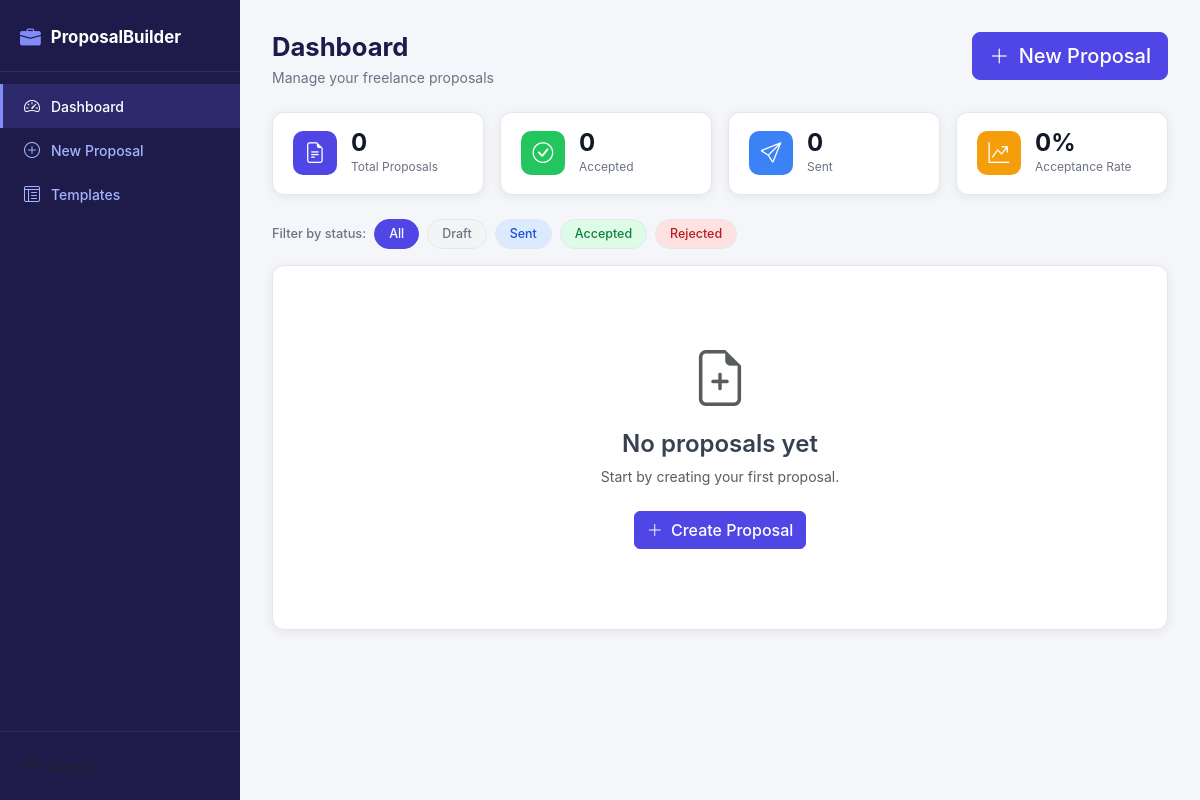
Before: / with the older database file.
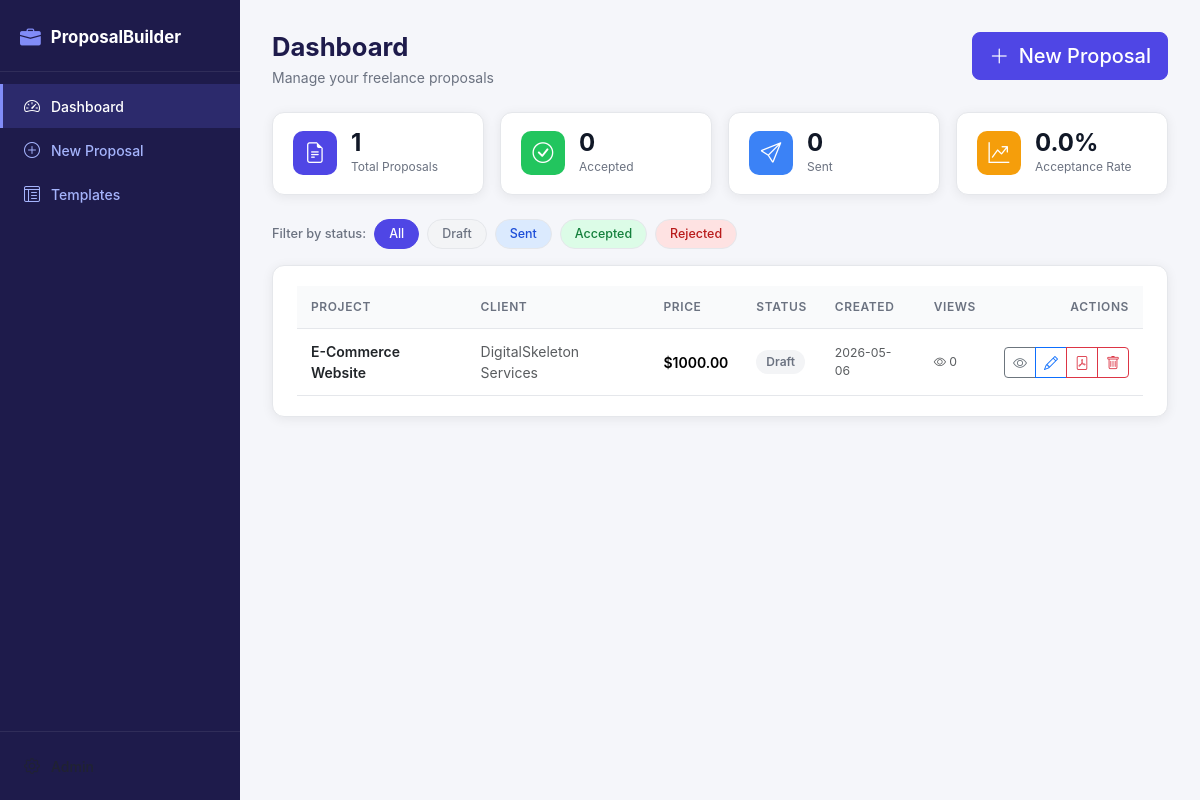
After: the same page with the newer database file.
### tables this page shows
CREATE TABLE proposals (
            id INTEGER PRIMARY KEY AUTOINCREMENT,
            client_name TEXT NOT NULL,
            project_title TEXT NOT NULL,
            description TEXT,
            price REAL,
            timeline TEXT,
            status TEXT DEFAULT 'Draft',
            content TEXT,
            views INTEGER DEFAULT 0,
            share_token TEXT UNIQUE,
            created_at DATETIME DEFAULT CURRENT_TIMESTAMP,
            updated_at DATETIME DEFAULT CURRENT_TIMESTAMP
        );

### routes/proposals.py (the view)
@proposals_bp.route('/')
def dashboard():
    status = request.args.get('status', '')
    proposals = models.get_all_proposals(status if status else None)
    stats = models.get_stats()
    return render_template('dashboard.html', proposals=proposals, stats=stats, current_status=status)

### models.py (called while the page is built)
def get_db():
    conn = sqlite3.connect(DB_PATH)
    conn.row_factory = sqlite3.Row
    conn.execute("PRAGMA foreign_keys = ON")
    return conn

def get_all_proposals(status=None):
    conn = get_db()
    if status:
        rows = conn.execute(
            'SELECT * FROM proposals WHERE status=? ORDER BY created_at DESC', (status,)
        ).fetchall()
    else:
        rows = conn.execute(
            'SELECT * FROM proposals ORDER BY created_at DESC'
        ).fetchall()
    conn.close()
    return [dict(r) for r in rows]

def get_stats():
    conn = get_db()
    total = conn.execute('SELECT COUNT(*) FROM proposals').fetchone()[0]
    accepted = conn.execute("SELECT COUNT(*) FROM proposals WHERE status='Accepted'").fetchone()[0]
    sent = conn.execute("SELECT COUNT(*) FROM proposals WHERE status='Sent'").fetchone()[0]
    draft = conn.execute("SELECT COUNT(*) FROM proposals WHERE status='Draft'").fetchone()[0]
    rejected = conn.execute("SELECT COUNT(*) FROM proposals WHERE status='Rejected'").fetchone()[0]
    conn.close()
    rate = round((accepted / total * 100), 1) if total > 0 else 0
    return {'total': total, 'accepted': accepted, 'sent': sent,
            'draft': draft, 'rejected': rejected, 'acceptance_rate': rate}

### templates/dashboard.html (shortened to what this page needs)
{% extends 'base.html' %}
{% block content %}
<div class="page-header">
  <div>
    <h1 class="page-title">Dashboard</h1>
    <p class="page-sub">Manage your freelance proposals</p>
  </div>
  <a href="/proposals/new" class="btn btn-primary btn-lg">
    <i class="bi bi-plus-lg me-1"></i> New Proposal
  </a>
</div>
<div class="stats-grid">
  <div class="stat-card">
    <div class="stat-icon bg-indigo"><i class="bi bi-file-earmark-text"></i></div>
    <div class="stat-info">
      <div class="stat-val">{{ stats.total }}</div>
      <div class="stat-lbl">Total Proposals</div>
    </div>
  </div>
  <div class="stat-card">
    <div class="stat-icon bg-green"><i class="bi bi-check-circle"></i></div>
    <div class="stat-info">
      <div class="stat-val">{{ stats.accepted }}</div>
      <div class="stat-lbl">Accepted</div>
    </div>
  </div>
  <div class="stat-card">
    <div class="stat-icon bg-blue"><i class="bi bi-send"></i></div>
    <div class="stat-info">
      <div class="stat-val">{{ stats.sent }}</div>
      <div class="stat-lbl">Sent</div>
    </div>
  </div>
  <div class="stat-card">
    <div class="stat-icon bg-amber"><i class="bi bi-graph-up-arrow"></i></div>
    <div class="stat-info">
      <div class="stat-val">{{ stats.acceptance_rate }}%</div>
      <div class="stat-lbl">Acceptance Rate</div>
    </div>
  </div>
</div>
<div class="filter-bar">
  <span class="filter-lbl">Filter by status:</span>
  <a href="/" class="badge-filter {% if not current_status %}active{% endif %}">All</a>
  <a href="/?status=Draft" class="badge-filter status-draft {% if current_status=='Draft' %}active{% endif %}">Draft</a>
  <a href="/?status=Sent" class="badge-filter status-sent {% if current_status=='Sent' %}active{% endif %}">Sent</a>
  <a href="/?status=Accepted" class="badge-filter status-accepted {% if current_status=='Accepted' %}active{% endif %}">Accepted</a>
  <a href="/?status=Rejected" class="badge-filter status-rejected {% if current_status=='Rejected' %}active{% endif %}">Rejected</a>
</div>
<div class="card-panel">
  {% if proposals %}
  <div class="table-responsive">
    <table class="table table-hover align-middle mb-0">
      <thead>
        <tr>
          <th>Project</th>
          <th>Client</th>
          <th>Price</th>
          <th>Status</th>
          <th>Created</th>
          <th>Views</th>
          <th class="text-end">Actions</th>
        </tr>
      </thead>
      <tbody>
        {% for p in proposals %}
        <tr>
          <td>
            <a href="/proposals/{{ p.id }}" class="fw-semibold text-decoration-none text-dark">
              {{ p.project_title }}
            </a>
          </td>
          <td class="text-muted">{{ p.client_name }}</td>
          <td>{% if p.price %}<span class="fw-semibold">${{ "%.2f"|format(p.price|float) }}</span>{% else %}<span class="text-muted">—</span>{% endif %}</td>
          <td><span class="status-pill status-{{ p.status|lower }}">{{ p.status }}</span></td>
          <td class="text-muted small">{{ p.created_at[:10] }}</td>
          <td class="text-muted small"><i class="bi bi-eye"></i> {{ p.views }}</td>
          <td class="text-end">
            <div class="btn-group btn-group-sm">
              <a href="/proposals/{{ p.id }}" class="btn btn-outline-secondary" title="View"><i class="bi bi-eye"></i></a>
              <a href="/proposals/{{ p.id }}/edit" class="btn btn-outline-primary" title="Edit"><i class="bi bi-pencil"></i></a>
              <a href="/proposals/{{ p.id }}/export/pdf" class="btn btn-outline-danger" title="PDF"><i class="bi bi-file-pdf"></i></a>
              <button class="btn btn-outline-danger" title="Delete"
                onclick="confirmDelete({{ p.id }}, '{{ p.project_title|replace("'","\\'")|e }}')">
                <i class="bi bi-trash"></i>
              </button>
            </div>
          </td>
        </tr>
        {% endfor %}
      </tbody>
    </table>
  </div>
  {% else %}
  <div class="empty-state">
    <i class="bi bi-file-earmark-plus display-4 text-muted"></i>
    <h4 class="mt-3">No proposals yet</h4>
    <p class="text-muted">Start by creating your first proposal.</p>
    <a href="/proposals/new" class="btn btn-primary mt-2">
      <i class="bi bi-plus-lg me-1"></i> Create Proposal
    </a>
  </div>
  {% endif %}
</div>
{% endblock %}

### templates/base.html (shortened to what this page needs)
<!DOCTYPE html>
<html lang="en">
<head>
  <link href="https://cdn.jsdelivr.net/npm/bootstrap@5.3.2/dist/css/bootstrap.min.css" rel="stylesheet">
  <link href="https://cdn.jsdelivr.net/npm/bootstrap-icons@1.11.3/font/bootstrap-icons.min.css" rel="stylesheet">
  <link href="https://cdn.quilljs.com/1.3.7/quill.snow.css" rel="stylesheet">
  <link rel="stylesheet" href="/static/style.css">
</head>
<body>
<div class="app-shell">
  <aside class="sidebar">
    <div class="sidebar-brand">
      <i class="bi bi-briefcase-fill"></i>
      <span>ProposalBuilder</span>
    </div>
    <nav class="sidebar-nav">
      <a href="/" class="nav-item {% if request.path == '/' %}active{% endif %}">
        <i class="bi bi-speedometer2"></i><span>Dashboard</span>
      </a>
      <a href="/proposals/new" class="nav-item {% if request.path == '/proposals/new' %}active{% endif %}">
        <i class="bi bi-plus-circle"></i><span>New Proposal</span>
      </a>
      <a href="/templates" class="nav-item {% if request.path == '/templates' %}active{% endif %}">
        <i class="bi bi-layout-text-window-reverse"></i><span>Templates</span>
      </a>
    </nav>
    <div class="sidebar-footer">
      <a href="/julisunkan?token=julisunkan" class="nav-item text-muted">
        <i class="bi bi-gear"></i><span>Admin</span>
      </a>
    </div>
  </aside>
  <main class="main-content">
    <div class="page-content">
      {% block content %}{% endblock %}
    </div>
  </main>
</div>
</body>
</html>

### static/style.css (style rules this page uses)
:root { --sidebar-w: 240px; --brand: #4f46e5; --brand-dark: #3730a3; --brand-light: #eef2ff; --success: #22c55e; --warning: #f59e0b; --danger: #ef4444; --muted: #6b7280; --border: #e5e7eb; --bg: #f5f6fa; --card-bg: #ffffff; --text: #111827; --radius: 12px; --shadow: 0 2px 12px rgba(0,0,0,.07); }
*, *::before, *::after { box-sizing: border-box; }
body { margin: 0; font-family: 'Inter', system-ui, -apple-system, sans-serif; background: var(--bg); color: var(--text); font-size: 14px; }
.app-shell { display: flex; min-height: 100vh; }
.sidebar { width: var(--sidebar-w); background: #1e1b4b; color: #c7d2fe; display: flex; flex-direction: column; position: fixed; top: 0; left: 0; bottom: 0; z-index: 100; overflow-y: auto; }
.sidebar-brand { display: flex; align-items: center; gap: 10px; padding: 22px 20px 18px; font-size: 1.05rem; font-weight: 700; color: #fff; border-bottom: 1px solid rgba(255,255,255,.08); text-decoration: none; }
.sidebar-brand i { font-size: 1.3rem; color: #818cf8; }
.sidebar-nav { padding: 12px 0; flex: 1; }
.sidebar-footer { padding: 12px 0; border-top: 1px solid rgba(255,255,255,.08); }
.nav-item { display: flex; align-items: center; gap: 10px; padding: 10px 20px; color: #a5b4fc; text-decoration: none; font-size: .875rem; font-weight: 500; transition: all .15s; cursor: pointer; border-left: 3px solid transparent; }
.nav-item.active { background: rgba(99,102,241,.2); color: #fff; border-left-color: #818cf8; }
.nav-item i { font-size: 1rem; width: 18px; text-align: center; }
.main-content { margin-left: var(--sidebar-w); flex: 1; min-height: 100vh; }
.page-content { padding: 28px 32px; max-width: 1200px; margin: 0 auto; }
.page-header { display: flex; justify-content: space-between; align-items: flex-start; margin-bottom: 24px; flex-wrap: wrap; gap: 12px; }
.page-title { font-size: 1.6rem; font-weight: 700; margin: 0; color: #1e1b4b; }
.page-sub { color: var(--muted); margin: 4px 0 0; font-size: .875rem; }
.card-panel { background: var(--card-bg); border-radius: var(--radius); padding: 20px 24px; box-shadow: var(--shadow); border: 1px solid var(--border); }
.stats-grid { display: grid; grid-template-columns: repeat(auto-fit, minmax(180px, 1fr)); gap: 16px; margin-bottom: 24px; }
.stat-card { background: var(--card-bg); border-radius: var(--radius); padding: 18px 20px; box-shadow: var(--shadow); border: 1px solid var(--border); display: flex; align-items: center; gap: 14px; }
.stat-icon { width: 44px; height: 44px; border-radius: 10px; display: flex; align-items: center; justify-content: center; font-size: 1.3rem; color: #fff; flex-shrink: 0; }
.bg-indigo { background: #4f46e5; }
.bg-green { background: #22c55e; }
.bg-blue { background: #3b82f6; }
.bg-amber { background: #f59e0b; }
.stat-val { font-size: 1.5rem; font-weight: 700; line-height: 1; }
.stat-lbl { font-size: .75rem; color: var(--muted); margin-top: 3px; }
.filter-bar { display: flex; align-items: center; gap: 8px; margin-bottom: 16px; flex-wrap: wrap; }
.filter-lbl { color: var(--muted); font-size: .8rem; font-weight: 500; }
.badge-filter { display: inline-flex; align-items: center; padding: 5px 14px; border-radius: 999px; background: #f3f4f6; color: var(--muted); font-size: .78rem; font-weight: 500; text-decoration: none; border: 1px solid var(--border); transition: all .15s; }
.badge-filter.active { background: var(--brand); color: #fff; border-color: var(--brand); }
.status-pill { display: inline-flex; align-items: center; padding: 3px 10px; border-radius: 999px; font-size: .75rem; font-weight: 600; }
.status-draft { background: #f3f4f6; color: #6b7280; }
.status-sent { background: #dbeafe; color: #1d4ed8; }
.status-accepted { background: #dcfce7; color: #15803d; }
.status-rejected { background: #fee2e2; color: #b91c1c; }
.table thead th { font-size: .75rem; font-weight: 600; text-transform: uppercase; letter-spacing: .05em; color: var(--muted); background: #f9fafb; border-bottom: 1px solid var(--border); padding: 12px 14px; }
.table td { padding: 12px 14px; vertical-align: middle; border-color: var(--border); }
.btn { font-weight: 500; }
.btn-primary { background: var(--brand); border-color: var(--brand); }

Changed rows visible on the page:
added proposals: project_title "E-Commerce Website", client_name "DigitalSkeleton Services", price "1000.00", status "Draft", created_at "2026-05-06", views "0"
Other visible differences:
{{ stats.total }}: "0" → "1"
{{ stats.acceptance_rate }}: "0" → "0.0"
text no longer shown: "No proposals yet Start by creating your first proposal. Create Proposal"
text now shown: "PROJECT CLIENT PRICE STATUS CREATED VIEWS ACTIONS"
